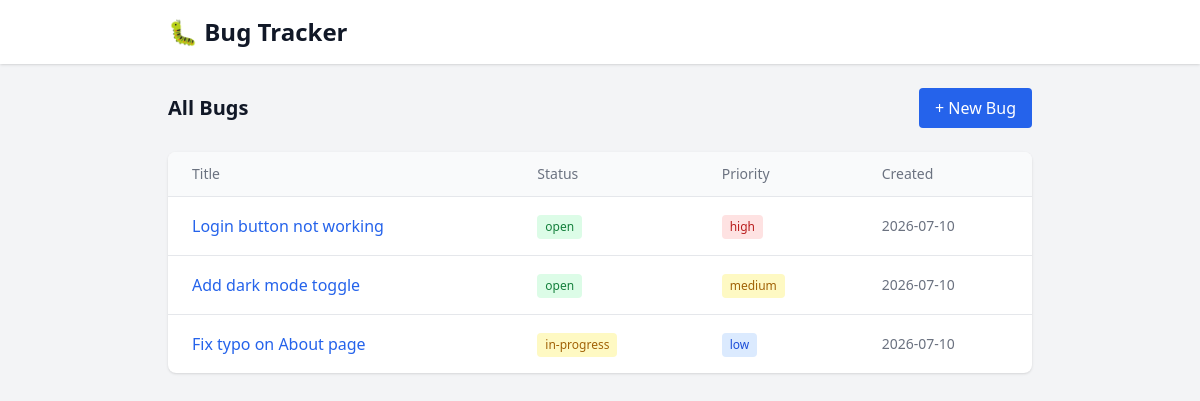
Before: / with the older database file.
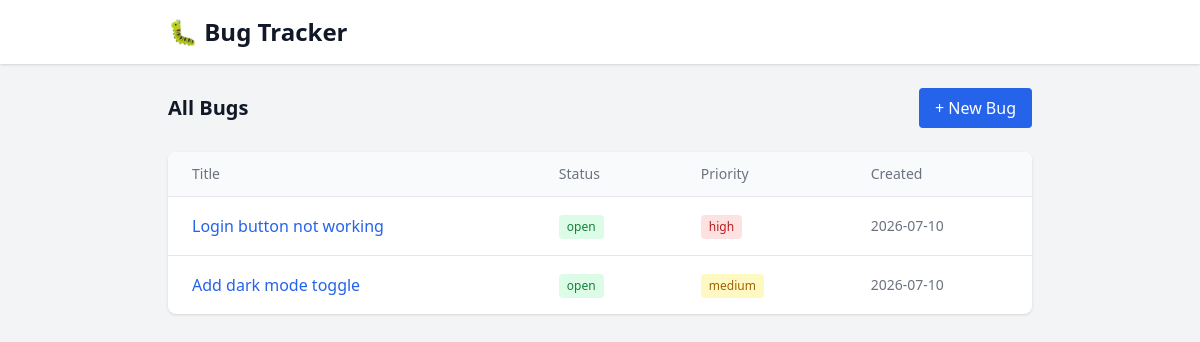
After: the same page with the newer database file.
### tables this page shows
CREATE TABLE bugs (
            id          INTEGER PRIMARY KEY AUTOINCREMENT,
            title       TEXT NOT NULL,
            description TEXT,
            status      TEXT DEFAULT 'open',
            priority    TEXT DEFAULT 'medium',
            created_at  TIMESTAMP DEFAULT CURRENT_TIMESTAMP,
            updated_at  TIMESTAMP DEFAULT CURRENT_TIMESTAMP
        );

### app.py (the view)
@app.route("/")
def index():
    bugs = get_all_bugs()
    return render_template("index.html", bugs=bugs)

### db.py (called while the page is built)
def get_connection():
    conn = sqlite3.connect(DB_NAME)
    conn.row_factory = sqlite3.Row
    return conn

def get_all_bugs():
    conn = get_connection()
    bugs = conn.execute(
        "SELECT * FROM bugs ORDER BY created_at DESC"
    ).fetchall()
    conn.close()
    return bugs

### templates/index.html
{% extends "base.html" %}
{% block content %}
    <div class="flex justify-between items-center mb-6">
        <h2 class="text-xl font-semibold">All Bugs</h2>
        <a href="/new" class="bg-blue-600 text-white px-4 py-2 rounded hover:bg-blue-700 transition">
            + New Bug
        </a>
    </div>
    {% if bugs %}
        <div class="bg-white rounded-lg shadow overflow-hidden">
            <table class="w-full">
                <thead class="bg-gray-50 border-b">
                    <tr>
                        <th class="text-left px-6 py-3 text-sm font-medium text-gray-500">Title</th>
                        <th class="text-left px-6 py-3 text-sm font-medium text-gray-500">Status</th>
                        <th class="text-left px-6 py-3 text-sm font-medium text-gray-500">Priority</th>
                        <th class="text-left px-6 py-3 text-sm font-medium text-gray-500">Created</th>
                    </tr>
                </thead>
                <tbody>
                    {% for bug in bugs %}
                        <tr class="border-b last:border-0 hover:bg-gray-50">
                            <td class="px-6 py-4">
                                <a href="/bug/{{ bug.id }}" class="text-blue-600 hover:underline font-medium">
                                    {{ bug.title }}
                                </a>
                            </td>
                            <td class="px-6 py-4">
                                <span class="inline-block px-2 py-1 text-xs font-medium rounded
                                    {% if bug.status == 'open' %}bg-green-100 text-green-700
                                    {% elif bug.status == 'in-progress' %}bg-yellow-100 text-yellow-700
                                    {% else %}bg-gray-100 text-gray-700{% endif %}">
                                    {{ bug.status }}
                                </span>
                            </td>
                            <td class="px-6 py-4">
                                <span class="inline-block px-2 py-1 text-xs font-medium rounded
                                    {% if bug.priority == 'high' %}bg-red-100 text-red-700
                                    {% elif bug.priority == 'medium' %}bg-yellow-100 text-yellow-700
                                    {% else %}bg-blue-100 text-blue-700{% endif %}">
                                    {{ bug.priority }}
                                </span>
                            </td>
                            <td class="px-6 py-4 text-sm text-gray-500">
                                {{ bug.created_at[:10] }}
                            </td>
                        </tr>
                    {% endfor %}
                </tbody>
            </table>
        </div>
    {% else %}
        <div class="bg-white rounded-lg shadow p-8 text-center">
            <p class="text-gray-500">No bugs yet. Create your first one!</p>
        </div>
    {% endif %}
{% endblock %}

### templates/base.html (shortened to what this page needs)
<!DOCTYPE html>
<html lang="en">
<head>
    <script src="https://cdn.tailwindcss.com"></script>
</head>
<body class="bg-gray-100 text-gray-900 min-h-screen">
    <header class="bg-white shadow mb-6">
        <div class="max-w-4xl mx-auto px-4 py-4">
            <h1 class="text-2xl font-bold">
                <a href="/" class="hover:text-blue-600 transition">🐛 Bug Tracker</a>
            </h1>
        </div>
    </header>
    <main class="max-w-4xl mx-auto px-4 pb-12">
        {% block content %}{% endblock %}
    </main>
</body>
</html>

Changed rows visible on the page:
removed bugs: title "Fix typo on About page", status "in-progress", priority "low", created_at "2026-07-10"
